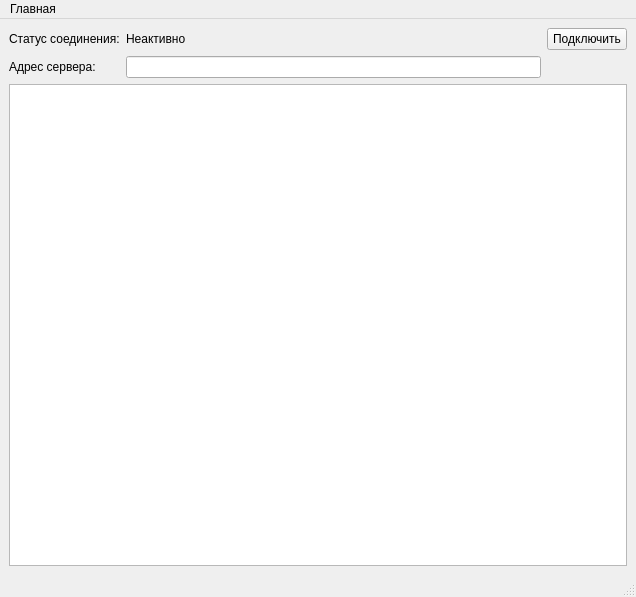
<?xml version="1.0" encoding="UTF-8"?>
<ui version="4.0">
 <class>MainWindow</class>
 <widget class="QMainWindow" name="MainWindow">
  <property name="geometry">
   <rect>
    <x>0</x>
    <y>0</y>
    <width>636</width>
    <height>597</height>
   </rect>
  </property>
  <property name="windowTitle">
   <string>Управление обогревом</string>
  </property>
  <property name="windowIcon">
   <iconset>
    <normaloff>appicon.ico</normaloff>appicon.ico</iconset>
  </property>
  <widget class="QWidget" name="centralwidget">
   <layout class="QGridLayout" name="gridLayout_2">
    <item row="0" column="0">
     <layout class="QGridLayout" name="gridLayout">
      <item row="0" column="1">
       <widget class="QLabel" name="labelConnectionStatus">
        <property name="text">
         <string>Неактивно</string>
        </property>
       </widget>
      </item>
      <item row="0" column="0">
       <widget class="QLabel" name="label">
        <property name="text">
         <string>Статус соединения:</string>
        </property>
       </widget>
      </item>
      <item row="1" column="0">
       <widget class="QLabel" name="label_3">
        <property name="text">
         <string>Адрес сервера:</string>
        </property>
       </widget>
      </item>
      <item row="1" column="1">
       <widget class="QLineEdit" name="lineEditServerAddress"/>
      </item>
      <item row="0" column="2">
       <widget class="QPushButton" name="pushButtonServerConnect">
        <property name="text">
         <string>Подключить</string>
        </property>
       </widget>
      </item>
     </layout>
    </item>
    <item row="1" column="0">
     <widget class="QListWidget" name="listWidget"/>
    </item>
   </layout>
  </widget>
  <widget class="QMenuBar" name="menubar">
   <property name="geometry">
    <rect>
     <x>0</x>
     <y>0</y>
     <width>636</width>
     <height>21</height>
    </rect>
   </property>
   <widget class="QMenu" name="menu">
    <property name="title">
     <string>Главная</string>
    </property>
    <addaction name="actionExit"/>
   </widget>
   <addaction name="menu"/>
  </widget>
  <widget class="QStatusBar" name="statusbar"/>
  <action name="actionExit">
   <property name="text">
    <string>Выход</string>
   </property>
  </action>
 </widget>
 <resources/>
 <connections/>
</ui>
